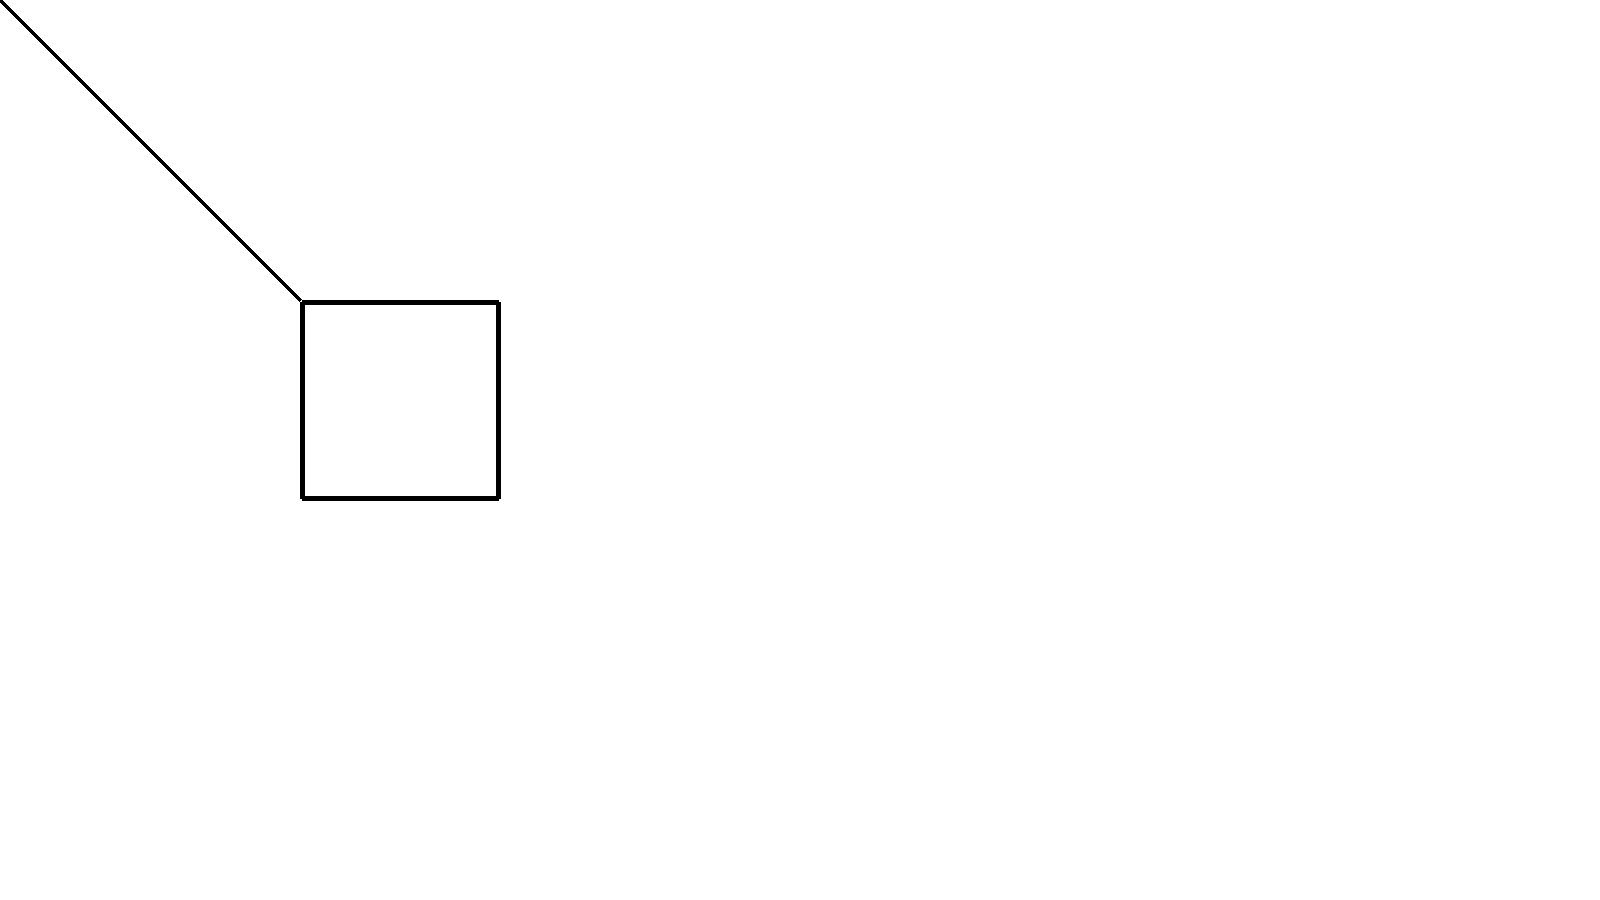

Write the Python code that produced this figure.
# -*- coding: UTF-8 -*-

"""
Desc: block is the base obj of render.
Note: the base unit 'pix'.

---------------------------------------
# 2016/04/02   kangtian         created

"""

import os
import random
import struct
import numpy as np
from PIL import Image, ImageDraw
from image.base import ColorMode, RGB
from image.base import Palette
from image.base import PosRect, PosPoint2D


class BlockBase(object):
    def __init__(self, inst, width, height, color_mode=ColorMode.RGB):
        self.color_mode = color_mode
        self.width = width
        self.height = height
        self.inst = inst
        self.file_path = None
        self.bg_color = Palette.white
        self.fg_color = Palette.black

    def from_file(self, file_path):
        pass

    def to_file(self, file_path):
        pass

    @staticmethod
    def get_new_width_height(width, height, new_width=None, new_height=None):
        if width is None or height is None:
            raise ValueError('Width and Height can not be None.')
        if new_height and not new_width:
            new_width = width * (float(new_height) / height)
        elif new_width and not new_height:
            new_height = height * (float(new_width) / width)
        if not new_width and not new_height:
            new_width, new_height = width, height
        return int(new_width), int(new_height)


class BlockWithOpenCV(BlockBase):
    def __init__(self, inst=None, width=None, height=None, color=None, color_mode=ColorMode.RGB):
        super(BlockWithOpenCV, self).__init__(inst, width=width, height=height, color_mode=color_mode)


class BlockWithPillow(BlockBase):
    color_mode_mapping = {
        ColorMode.RGB: 'RGB',
        ColorMode.BGR: 'BGR',
        ColorMode.RGBX: 'RGBX',
        ColorMode.PALETTE: 'P',
        ColorMode.GREYSCALE: 'L',
        ColorMode.BIT1: '1'
    }

    def __init__(self, inst=None, width=None, height=None, color=None, color_mode=ColorMode.RGB):
        super(BlockWithPillow, self).__init__(inst, width=width, height=height, color_mode=color_mode)
        if not self.inst and width and height and color_mode:
            size = self.get_size_with(width, height)
            color = color or self.get_color_with_rgb(self.bg_color)
            mode = self.get_color_mode(color_mode)
            self.inst = Image.new(mode=mode, size=size, color=color)
            print 'New Block: (%s, %s)' % (width, height)
        if self.inst:
            self.set_attr_use_inst()

    def from_file(self, file_path):
        try:
            im = Image.open(file_path)
            print type(im)
        except IOError:
            raise IOError('Open file error: %s' % file_path)
        print(im.format, im.size, im.mode)
        self.inst = im
        self.set_attr_use_inst()
        return self

    def to_file(self, file_path):
        if self.inst is not None:
            self.inst.save(file_path)
        else:
            raise Exception("Fail save to file, the inst is None.")
        self.file_path = file_path

    def open_file(self, file_path=None):
        file_path = file_path or self.file_path
        cmd = 'open %s' % file_path
        os.system(cmd)

    @property
    def band_num(self):
        mode = self.inst.mode
        if mode in ('RGB', 'BGR', 'RGB;L'):
            return 3
        elif mode in ('L', 'L;1', 'P'):
            return 1
        else:
            return 1

    @staticmethod
    def get_size_with(width, height):
        size = (width, height)
        return size

    @staticmethod
    def get_color_with_rgb(rgb_tuple):
        color = tuple(rgb_tuple)
        return color

    def get_color_mode(self, color_mode):
        """
        :Note: see mode of PIL: http://effbot.org/imagingbook/decoder.htm
        :param color_mode:
        :return:
        """
        mode = self.color_mode_mapping[color_mode]
        return mode

    @staticmethod
    def get_box_with(top, right, bottom, left):
        box = (left, top, right, bottom)
        return box    # The box is a 4-tuple defining the left, upper, right, and lower pixel

    def set_inst(self, inst):
        self.inst = inst
        self.set_attr_use_inst()

    def set_attr_use_inst(self):
        self.height = self.inst.size[1]
        self.width = self.inst.size[0]
        self.color_mode = str(self.inst.mode)    # notice

    def resize(self, width=None, height=None):
        width, height = self.get_new_width_height(self.width, self.height, width, height)
        new_inst = self.inst.resize((width, height))    # para: resample=NEAREST
        return BlockWithPillow(new_inst)

    def copy(self):
        new_inst = self.inst.copy()
        return BlockWithPillow(new_inst)

    def rotate(self, degrees, expand=True):
        new_inst = self.inst.rotate(degrees, expand=expand)
        return BlockWithPillow(new_inst)

    def cut(self, top, right, bottom, left):
        box = self.get_box_with(top, right, bottom, left)
        new_inst = self.inst.crop(box=box)
        return BlockWithPillow(new_inst)

    def cut_with_rect(self, pos_rect):
        pos_rect.top = 0 if pos_rect.top is None else pos_rect.top
        pos_rect.left = 0 if pos_rect.left is None else pos_rect.left
        pos_rect.bottom = self.inst.height if pos_rect.bottom is None else pos_rect.bottom
        pos_rect.right = self.inst.width if pos_rect.right is None else pos_rect.right
        return self.cut(top=pos_rect.top, right=pos_rect.right, bottom=pos_rect.bottom, left=pos_rect.left)

    def paste(self, block, left, top, right=None, bottom=None):
        """
        :Note: not return a new image.
        :param block: will be paste to block.
        :param left: 
        :param top:
        :param right:
        :param bottom:
        :return:
        """
        height = bottom - top if bottom is not None else None
        width = right - left if right is not None else None
        width, height = self.get_new_width_height(block.width, block.height, width, height)
        if right is not None or bottom is not None:
            block = block.resize(width=width, height=height)
        right, bottom = left + width, top + height
        top, bottom = int(top), int(bottom)
        left, right = int(left), int(right)
        # print 'paste', (top, right, bottom, left)
        box = self.get_box_with(top, right, bottom, left)
        self.inst.paste(block.inst, box)
        return self

    def paste_with_rect(self, block, pos_rect):
        return self.paste(block, top=pos_rect.top, right=pos_rect.right, bottom=pos_rect.bottom, left=pos_rect.left)

    def set_pix(self, color, point=None, x=None, y=None):
        if point is not None:
            xy = (point.x, point.y)
        else:
            xy = (x, y)
        self.inst.putpixel(xy, color)

    def get_pix(self, point=None, x=None, y=None):
        if point is not None:
            xy = (point.x, point.y)
        else:
            xy = (x, y)
        return self.inst.getpixel(xy)

    def draw_line(self, pos_point_0, pos_point_1, color=None, width=1):
        color = color or self.fg_color
        color = self.color_for_mode(color)
        draw = ImageDraw.Draw(self.inst)
        draw.line((pos_point_0.x, pos_point_0.y, pos_point_1.x, pos_point_1.y), fill=color, width=width)
        del draw

    def draw_rect(self, pos_rect, color=None, width=1, draw_inside=True):
        color = color or self.fg_color
        r = pos_rect.copy()
        if draw_inside:
            d_value = -int(width / 2)
            r.delta_size(d_width=d_value, d_height=d_value)
        draw = ImageDraw.Draw(self.inst)
        p0, p1 = PosPoint2D(x=r.left, y=r.top), PosPoint2D(x=r.right, y=r.top)
        p2, p3 = PosPoint2D(x=r.right, y=r.bottom), PosPoint2D(x=r.left, y=r.bottom)
        self.draw_line(p0, p1, color=color, width=width)
        self.draw_line(p1, p2, color=color, width=width)
        self.draw_line(p2, p3, color=color, width=width)
        self.draw_line(p3, p0, color=color, width=width)
        del draw

    def draw_rect_with_filled(self, pos_rect, fill=None, outline=None):
        fill = fill or self.fg_color
        outline = outline or self.fg_color
        r = pos_rect
        draw = ImageDraw.Draw(self.inst)
        draw.rectangle([(r.top, r.left), (r.right, r.bottom)], fill=fill, outline=outline)
        del draw

    def is_fill_with_color_slow(self, color):
        color = self.color_for_mode(color)
        is_fill_with_color = True
        for x in range(self.width):
            for y in range(self.height):
                c = self.get_pix(x=x, y=y)
                if c != color:
                    is_fill_with_color = False
                    break
            if not is_fill_with_color:
                break
        return is_fill_with_color

    def is_fill_with_color(self, color, is_exact=True, sample_percent=0.01):
        if not is_exact and not (sample_percent and 0 < sample_percent < 1.0):
            raise ValueError('is_exact Must be True if not sampling')
        color = self.color_for_mode(color)
        if isinstance(color, int):
            color = (color, )
        is_fill_with_color = True
        band_num = self.band_num
        for i in range(band_num):
            band_data = self.inst.getdata(band=i)
            len_band = len(band_data)
            color_value = color[i]
            if sample_percent and 0 < sample_percent < 1.0:
                step = int(len_band * sample_percent)
                sample = range(0, len_band, step)
                for index in sample:
                    if band_data[index] != color_value:
                        is_fill_with_color = False
                        break
                if not is_fill_with_color:
                    break
            if is_exact:
                if sum(band_data) != color_value * len_band:
                    is_fill_with_color = False
                    break
        return is_fill_with_color

    def get_mbr_rect_use_numpy(self, color):
        color = self.color_for_mode(color)
        if isinstance(color, int):
            color = (color, )
        band_num = self.band_num
        mbr_list = []
        width, height = self.width, self.height
        for i in range(band_num):
            band_array = np.array(self.inst.getdata(band=i))
            image = band_array.reshape((height, width))
            color_value = color[i]
            mbr = PosRect(top=0, left=0, bottom=height, right=width)
            row_in = False
            for y in range(height):
                row = image[y]
                # print 'Row: %3d' % y, ''.join(['%d ' % (0 if d < 128 else 1) for d in row])
                if sum(row) != color_value * width and not row_in:
                    mbr.top = y
                    row_in = True
                if sum(row) == color_value * width and row_in:
                    mbr.bottom = y
                    row_in = False
                    break
            column_in = False
            image_t = image.T
            for x in range(width):
                column = image_t[x]
                # print 'Column: %3d' % x, ''.join(['%d ' % (0 if d < 128 else 1) for d in column])
                if sum(column) != color_value * height and not column_in:
                    mbr.left = x
                    column_in = True
                if sum(column) == color_value * height and column_in:
                    mbr.right = x
                    column_in = False
                    break
            print 'mbr: ', mbr
            mbr_list.append(mbr)
            break
        mbr_top = max([mbr.top for mbr in mbr_list])
        mbr_left = max([mbr.left for mbr in mbr_list])
        mbr_bottom = min([mbr.bottom for mbr in mbr_list])
        mbr_right = min([mbr.right for mbr in mbr_list])
        mbr_rect = PosRect(top=mbr_top, left=mbr_left, bottom=mbr_bottom, right=mbr_right)
        return mbr_rect

    def get_mbr_rect(self, color, sample_percent=None):
        color = self.color_for_mode(color)
        if isinstance(color, int):
            color = (color, )
        band_num = self.band_num
        mbr_list = []
        width, height = self.width, self.height

        for i in range(band_num):
            band = list(self.inst.getdata(band=i))
            color_value = color[i]
            mbr = PosRect(top=0, left=0, bottom=height, right=width)
            step_height = int(height * sample_percent) if 0 < sample_percent < 0.1 else 1
            for y in range(0, height, step_height):
                row = band[y*width: y*width+width]
                # print 'Row: %3d' % y, ''.join(['%d ' % (0 if d < 128 else 1) for d in row])
                if sum(row) != color_value * width:
                    mbr.top = max(y - step_height, 0)
                    break
            for y in range(height - 1, -1, -step_height):
                row = band[y*width: y*width+width]
                if sum(row) != color_value * width:
                    mbr.bottom = min(y + step_height, height - 1)
                    break
            step_width = int(width * sample_percent) if 0 < sample_percent < 0.1 else 1
            for x in range(0, width, step_width):
                column = [band[y*width+x] for y in range(height)]
                if sum(column) != color_value * height:
                    mbr.left = max(x - step_width, 0)
                    break
            for x in range(width - 1, -1, -step_width):
                column = [band[y*width+x] for y in range(height)]
                if sum(column) != color_value * height:
                    mbr.right = min(x + step_width, width - 1)
                    break
            mbr_list.append(mbr)
        mbr_top = max([mbr.top for mbr in mbr_list])
        mbr_left = max([mbr.left for mbr in mbr_list])
        mbr_bottom = min([mbr.bottom for mbr in mbr_list])
        mbr_right = min([mbr.right for mbr in mbr_list])
        mbr_rect = PosRect(top=mbr_top, left=mbr_left, bottom=mbr_bottom, right=mbr_right)
        return mbr_rect

    def color_for_mode(self, rgb_color, mode=None):
        mode = mode or self.inst.mode
        color = None
        if mode == '1':
            avg = (rgb_color.R + rgb_color.G + rgb_color.B) / 3.0
            color = 0 if avg < 128 else 255
        elif mode == 'RGB':
            color = rgb_color
        return color

    def to_binary(self):
        bytes_data = self.inst.tobytes()
        mode_str = self.inst.mode
        bytes_info = struct.pack('32sii', mode_str, self.width, self.height)
        binary = bytes_info + bytes_data
        return binary

    def from_binary(self, binary):
        bytes_info_size = struct.calcsize('32sii')
        mode_str, width, height = struct.unpack('32sii', binary[:bytes_info_size])
        data_bytes = binary[bytes_info_size:]
        mode_str = ''.join([c for c in mode_str if c.isalnum() or c in (';', ' ')])
        inst = Image.frombytes(mode_str, (height, width), data_bytes)    # note: doc say size is tuple(width, height)...
        self.set_inst(inst)
        return self


class Block(BlockWithPillow):
    def __init__(self, inst=None, width=None, height=None, color=None, color_mode=ColorMode.RGB):
        super(Block, self).__init__(inst, width=width, height=height, color_mode=color_mode)


def get_block(type='Pillow', inst=None, width=None, height=None, color=None, color_mode=ColorMode.RGB):
    """
    :param type: 'Pillow' | 'OpenCV
    :param inst:
    :param width:
    :param height:
    :param color:
    :param color_mode:
    :return:
    """
    if type == 'Pillow':
        inst = BlockWithPillow(inst, width=width, height=height, color_mode=color_mode)
    elif type == 'OpenCV':
        inst = BlockWithOpenCV(inst, width=width, height=height, color_mode=color_mode)
    else:
        inst = BlockWithPillow(inst, width=width, height=height, color_mode=color_mode)
    return inst


def test_of_mbr_rect():
    block = Block().from_file('/Users/kangtian/Documents/Master/tinydoc/res/font/char_zi.jpg')
    rect = block.get_mbr_rect(Palette.white)
    print rect


if __name__ == '__main__':
    block = Block(width=1600, height=900)
    os.system('ls')
    block.draw_line(PosPoint2D(0, 0), PosPoint2D(300, 300), width=5)
    rect = PosRect(top=300, left=300, right=500, bottom=500)
    # block.draw_rect_with_filled(rect)
    block.draw_rect(rect, width=5)
    block.to_file('block.jpg')


